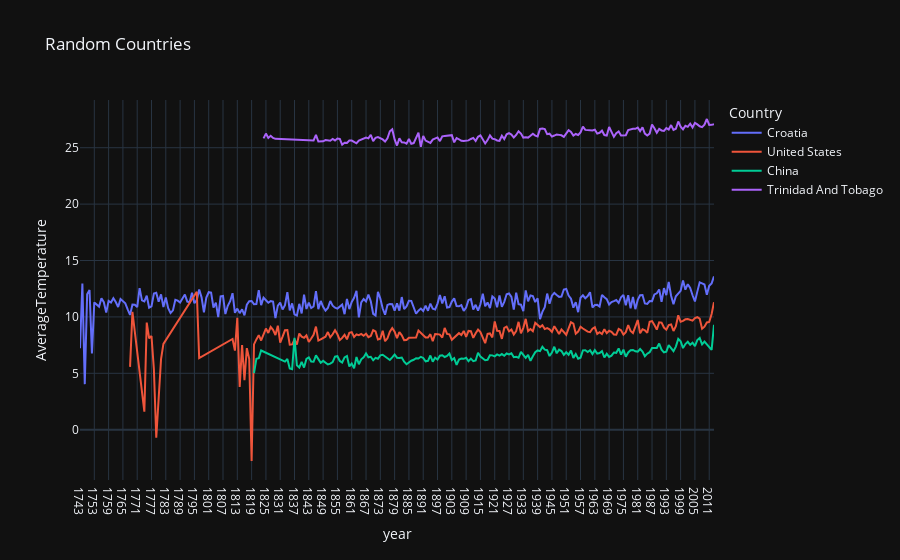

Notebook code for this chart:
### Code cell
fig_4 = px.line(european_data, x = "year", y = "AverageTemperature", color = "Country", template = "plotly_dark", title= "Random Countries")
fig_4.show()

### Figure 1 — Plotly figure (JSON) as saved in the notebook; plotly's stock layout.template omitted (floating-point values rounded to 4 significant figures; data arrays with more than 128 entries replaced by an {"elided": "..."} marker saying what was removed)
{"data": [{"hovertemplate": "Country=Croatia<br>year=%{x}<br>AverageTemperature=%{y}<extra></extra>", "legendgroup": "Croatia", "line": {"color": "#636efa", "dash": "solid"}, "marker": {"symbol": "circle"}, "mode": "lines", "name": "Croatia", "orientation": "v", "showlegend": true, "type": "scatter", "x": {"elided": "267 str values"}, "xaxis": "x", "y": {"elided": "267 float values"}, "yaxis": "y"}, {"hovertemplate": "Country=United States<br>year=%{x}<br>AverageTemperature=%{y}<extra></extra>", "legendgroup": "United States", "line": {"color": "#EF553B", "dash": "solid"}, "marker": {"symbol": "circle"}, "mode": "lines", "name": "United States", "orientation": "v", "showlegend": true, "type": "scatter", "x": {"elided": "215 str values"}, "xaxis": "x", "y": {"elided": "215 float values"}, "yaxis": "y"}, {"hovertemplate": "Country=China<br>year=%{x}<br>AverageTemperature=%{y}<extra></extra>", "legendgroup": "China", "line": {"color": "#00cc96", "dash": "solid"}, "marker": {"symbol": "circle"}, "mode": "lines", "name": "China", "orientation": "v", "showlegend": true, "type": "scatter", "x": {"elided": "185 str values"}, "xaxis": "x", "y": {"elided": "185 float values"}, "yaxis": "y"}, {"hovertemplate": "Country=Trinidad And Tobago<br>year=%{x}<br>AverageTemperature=%{y}<extra></extra>", "legendgroup": "Trinidad And Tobago", "line": {"color": "#ab63fa", "dash": "solid"}, "marker": {"symbol": "circle"}, "mode": "lines", "name": "Trinidad And Tobago", "orientation": "v", "showlegend": true, "type": "scatter", "x": {"elided": "175 str values"}, "xaxis": "x", "y": {"elided": "175 float values"}, "yaxis": "y"}], "layout": {"legend": {"title": {"text": "Country"}, "tracegroupgap": 0}, "title": {"text": "Random Countries"}, "xaxis": {"anchor": "y", "domain": [0, 1], "title": {"text": "year"}}, "yaxis": {"anchor": "x", "domain": [0, 1], "title": {"text": "AverageTemperature"}}}}
